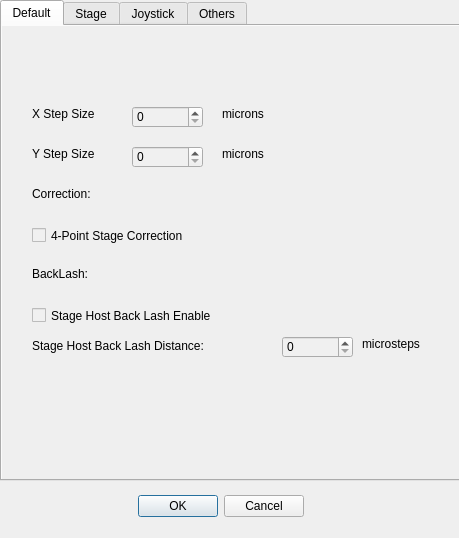
<?xml version="1.0" encoding="UTF-8"?>
<ui version="4.0">
 <class>Dialog</class>
 <widget class="QDialog" name="Dialog">
  <property name="geometry">
   <rect>
    <x>0</x>
    <y>0</y>
    <width>459</width>
    <height>538</height>
   </rect>
  </property>
  <property name="windowTitle">
   <string>Prior</string>
  </property>
  <property name="modal">
   <bool>true</bool>
  </property>
  <widget class="QDialogButtonBox" name="buttonBox">
   <property name="geometry">
    <rect>
     <x>120</x>
     <y>490</y>
     <width>201</width>
     <height>32</height>
    </rect>
   </property>
   <property name="orientation">
    <enum>Qt::Horizontal</enum>
   </property>
   <property name="standardButtons">
    <set>QDialogButtonBox::Cancel|QDialogButtonBox::Ok</set>
   </property>
   <property name="centerButtons">
    <bool>true</bool>
   </property>
  </widget>
  <widget class="QTabWidget" name="tabWidget">
   <property name="geometry">
    <rect>
     <x>0</x>
     <y>0</y>
     <width>461</width>
     <height>481</height>
    </rect>
   </property>
   <property name="palette">
    <palette>
     <active>
      <colorrole role="Base">
       <brush brushstyle="SolidPattern">
        <color alpha="255">
         <red>240</red>
         <green>240</green>
         <blue>240</blue>
        </color>
       </brush>
      </colorrole>
     </active>
     <inactive>
      <colorrole role="Base">
       <brush brushstyle="SolidPattern">
        <color alpha="255">
         <red>240</red>
         <green>240</green>
         <blue>240</blue>
        </color>
       </brush>
      </colorrole>
     </inactive>
     <disabled>
      <colorrole role="Base">
       <brush brushstyle="SolidPattern">
        <color alpha="255">
         <red>240</red>
         <green>240</green>
         <blue>240</blue>
        </color>
       </brush>
      </colorrole>
     </disabled>
    </palette>
   </property>
   <property name="focusPolicy">
    <enum>Qt::NoFocus</enum>
   </property>
   <property name="autoFillBackground">
    <bool>true</bool>
   </property>
   <property name="tabShape">
    <enum>QTabWidget::Rounded</enum>
   </property>
   <property name="currentIndex">
    <number>0</number>
   </property>
   <property name="tabBarAutoHide">
    <bool>false</bool>
   </property>
   <widget class="QWidget" name="default_param">
    <property name="autoFillBackground">
     <bool>true</bool>
    </property>
    <attribute name="title">
     <string>Default</string>
    </attribute>
    <widget class="QLabel" name="label_11">
     <property name="geometry">
      <rect>
       <x>30</x>
       <y>80</y>
       <width>91</width>
       <height>16</height>
      </rect>
     </property>
     <property name="text">
      <string>X Step Size</string>
     </property>
    </widget>
    <widget class="QSpinBox" name="stepSizeX">
     <property name="geometry">
      <rect>
       <x>130</x>
       <y>80</y>
       <width>71</width>
       <height>22</height>
      </rect>
     </property>
     <property name="maximum">
      <number>1000</number>
     </property>
    </widget>
    <widget class="QLabel" name="label_12">
     <property name="geometry">
      <rect>
       <x>220</x>
       <y>80</y>
       <width>61</width>
       <height>16</height>
      </rect>
     </property>
     <property name="text">
      <string>microns</string>
     </property>
    </widget>
    <widget class="QLabel" name="label_13">
     <property name="geometry">
      <rect>
       <x>30</x>
       <y>120</y>
       <width>91</width>
       <height>16</height>
      </rect>
     </property>
     <property name="text">
      <string>Y Step Size</string>
     </property>
    </widget>
    <widget class="QSpinBox" name="stepSizeY">
     <property name="geometry">
      <rect>
       <x>130</x>
       <y>120</y>
       <width>71</width>
       <height>22</height>
      </rect>
     </property>
     <property name="maximum">
      <number>1000</number>
     </property>
    </widget>
    <widget class="QLabel" name="label_15">
     <property name="geometry">
      <rect>
       <x>30</x>
       <y>160</y>
       <width>101</width>
       <height>16</height>
      </rect>
     </property>
     <property name="text">
      <string>Correction:</string>
     </property>
    </widget>
    <widget class="QCheckBox" name="correction4P">
     <property name="geometry">
      <rect>
       <x>30</x>
       <y>200</y>
       <width>281</width>
       <height>19</height>
      </rect>
     </property>
     <property name="text">
      <string>4-Point Stage Correction</string>
     </property>
    </widget>
    <widget class="QLabel" name="label_16">
     <property name="geometry">
      <rect>
       <x>30</x>
       <y>240</y>
       <width>72</width>
       <height>15</height>
      </rect>
     </property>
     <property name="text">
      <string>BackLash:</string>
     </property>
    </widget>
    <widget class="QCheckBox" name="HBLenable">
     <property name="geometry">
      <rect>
       <x>30</x>
       <y>280</y>
       <width>261</width>
       <height>19</height>
      </rect>
     </property>
     <property name="text">
      <string>Stage Host Back Lash Enable</string>
     </property>
    </widget>
    <widget class="QLabel" name="label_17">
     <property name="geometry">
      <rect>
       <x>30</x>
       <y>310</y>
       <width>251</width>
       <height>20</height>
      </rect>
     </property>
     <property name="text">
      <string>Stage Host Back Lash Distance:</string>
     </property>
    </widget>
    <widget class="QSpinBox" name="HBLD">
     <property name="geometry">
      <rect>
       <x>280</x>
       <y>310</y>
       <width>71</width>
       <height>22</height>
      </rect>
     </property>
     <property name="maximum">
      <number>250</number>
     </property>
    </widget>
    <widget class="QLabel" name="label_18">
     <property name="geometry">
      <rect>
       <x>360</x>
       <y>310</y>
       <width>81</width>
       <height>16</height>
      </rect>
     </property>
     <property name="text">
      <string>microsteps</string>
     </property>
    </widget>
    <widget class="QLabel" name="label_14">
     <property name="geometry">
      <rect>
       <x>220</x>
       <y>120</y>
       <width>61</width>
       <height>16</height>
      </rect>
     </property>
     <property name="text">
      <string>microns</string>
     </property>
    </widget>
   </widget>
   <widget class="QWidget" name="stage">
    <property name="autoFillBackground">
     <bool>true</bool>
    </property>
    <attribute name="title">
     <string>Stage</string>
    </attribute>
    <widget class="QLabel" name="label_2">
     <property name="geometry">
      <rect>
       <x>30</x>
       <y>100</y>
       <width>72</width>
       <height>15</height>
      </rect>
     </property>
     <property name="text">
      <string>Speed:</string>
     </property>
    </widget>
    <widget class="QSpinBox" name="speed">
     <property name="geometry">
      <rect>
       <x>90</x>
       <y>100</y>
       <width>91</width>
       <height>22</height>
      </rect>
     </property>
     <property name="maximum">
      <number>10000</number>
     </property>
    </widget>
    <widget class="QLabel" name="label_3">
     <property name="geometry">
      <rect>
       <x>190</x>
       <y>100</y>
       <width>72</width>
       <height>15</height>
      </rect>
     </property>
     <property name="text">
      <string>microns/s</string>
     </property>
    </widget>
    <widget class="QLabel" name="label_4">
     <property name="geometry">
      <rect>
       <x>30</x>
       <y>150</y>
       <width>101</width>
       <height>16</height>
      </rect>
     </property>
     <property name="text">
      <string>Acceleration:</string>
     </property>
    </widget>
    <widget class="QSpinBox" name="acceleteation">
     <property name="geometry">
      <rect>
       <x>140</x>
       <y>150</y>
       <width>91</width>
       <height>22</height>
      </rect>
     </property>
     <property name="maximum">
      <number>28560</number>
     </property>
    </widget>
    <widget class="QLabel" name="label_5">
     <property name="geometry">
      <rect>
       <x>250</x>
       <y>150</y>
       <width>101</width>
       <height>16</height>
      </rect>
     </property>
     <property name="text">
      <string>microns/s/s</string>
     </property>
    </widget>
    <widget class="QLabel" name="label_6">
     <property name="geometry">
      <rect>
       <x>30</x>
       <y>200</y>
       <width>101</width>
       <height>16</height>
      </rect>
     </property>
     <property name="text">
      <string>Curve:</string>
     </property>
    </widget>
    <widget class="QSpinBox" name="curve">
     <property name="geometry">
      <rect>
       <x>90</x>
       <y>200</y>
       <width>91</width>
       <height>22</height>
      </rect>
     </property>
     <property name="maximum">
      <number>1000</number>
     </property>
    </widget>
    <widget class="QLabel" name="label_7">
     <property name="geometry">
      <rect>
       <x>200</x>
       <y>200</y>
       <width>121</width>
       <height>16</height>
      </rect>
     </property>
     <property name="text">
      <string>microns/s/s/s</string>
     </property>
    </widget>
    <widget class="QLabel" name="label_8">
     <property name="geometry">
      <rect>
       <x>50</x>
       <y>310</y>
       <width>51</width>
       <height>51</height>
      </rect>
     </property>
     <property name="text">
      <string/>
     </property>
     <property name="pixmap">
      <pixmap>icons/warning_fill.png</pixmap>
     </property>
     <property name="scaledContents">
      <bool>true</bool>
     </property>
    </widget>
    <widget class="QLabel" name="label_9">
     <property name="geometry">
      <rect>
       <x>110</x>
       <y>300</y>
       <width>451</width>
       <height>61</height>
      </rect>
     </property>
     <property name="text">
      <string>Stage may stop working 
under certain setup conditions</string>
     </property>
    </widget>
   </widget>
   <widget class="QWidget" name="joystick">
    <property name="autoFillBackground">
     <bool>true</bool>
    </property>
    <attribute name="title">
     <string>Joystick</string>
    </attribute>
    <widget class="QLabel" name="label">
     <property name="geometry">
      <rect>
       <x>30</x>
       <y>70</y>
       <width>181</width>
       <height>16</height>
      </rect>
     </property>
     <property name="text">
      <string>Joystick Speed</string>
     </property>
    </widget>
    <widget class="QSpinBox" name="joySpeed">
     <property name="geometry">
      <rect>
       <x>150</x>
       <y>70</y>
       <width>91</width>
       <height>22</height>
      </rect>
     </property>
     <property name="suffix">
      <string>%</string>
     </property>
     <property name="prefix">
      <string/>
     </property>
     <property name="maximum">
      <number>100</number>
     </property>
    </widget>
    <widget class="QCheckBox" name="joyXrever">
     <property name="geometry">
      <rect>
       <x>30</x>
       <y>110</y>
       <width>181</width>
       <height>19</height>
      </rect>
     </property>
     <property name="text">
      <string>Joy X reverse</string>
     </property>
    </widget>
    <widget class="QCheckBox" name="joyYrever">
     <property name="geometry">
      <rect>
       <x>30</x>
       <y>150</y>
       <width>181</width>
       <height>19</height>
      </rect>
     </property>
     <property name="text">
      <string>Joy Y reverse</string>
     </property>
    </widget>
    <widget class="QCheckBox" name="HostXrever">
     <property name="geometry">
      <rect>
       <x>30</x>
       <y>190</y>
       <width>171</width>
       <height>19</height>
      </rect>
     </property>
     <property name="text">
      <string>Host X reverse</string>
     </property>
    </widget>
    <widget class="QCheckBox" name="HostYrever">
     <property name="geometry">
      <rect>
       <x>30</x>
       <y>230</y>
       <width>141</width>
       <height>19</height>
      </rect>
     </property>
     <property name="text">
      <string>Host Y reverse</string>
     </property>
    </widget>
    <widget class="QCheckBox" name="joystickEnable">
     <property name="geometry">
      <rect>
       <x>30</x>
       <y>270</y>
       <width>161</width>
       <height>19</height>
      </rect>
     </property>
     <property name="text">
      <string>Joystick enable</string>
     </property>
    </widget>
   </widget>
   <widget class="QWidget" name="others">
    <property name="autoFillBackground">
     <bool>true</bool>
    </property>
    <attribute name="title">
     <string>Others</string>
    </attribute>
    <widget class="QLabel" name="label_19">
     <property name="geometry">
      <rect>
       <x>40</x>
       <y>20</y>
       <width>101</width>
       <height>16</height>
      </rect>
     </property>
     <property name="text">
      <string>Stage Params</string>
     </property>
    </widget>
    <widget class="QLineEdit" name="Description">
     <property name="geometry">
      <rect>
       <x>40</x>
       <y>50</y>
       <width>113</width>
       <height>21</height>
      </rect>
     </property>
     <property name="text">
      <string>USER</string>
     </property>
    </widget>
    <widget class="QLabel" name="label_20">
     <property name="geometry">
      <rect>
       <x>170</x>
       <y>50</y>
       <width>101</width>
       <height>16</height>
      </rect>
     </property>
     <property name="text">
      <string>Description</string>
     </property>
    </widget>
    <widget class="QLineEdit" name="Xtravel">
     <property name="geometry">
      <rect>
       <x>40</x>
       <y>90</y>
       <width>113</width>
       <height>21</height>
      </rect>
     </property>
     <property name="text">
      <string>114</string>
     </property>
    </widget>
    <widget class="QLabel" name="label_21">
     <property name="geometry">
      <rect>
       <x>170</x>
       <y>90</y>
       <width>101</width>
       <height>16</height>
      </rect>
     </property>
     <property name="text">
      <string>X Travel(mm)</string>
     </property>
    </widget>
    <widget class="QLineEdit" name="Ytravel">
     <property name="geometry">
      <rect>
       <x>40</x>
       <y>130</y>
       <width>113</width>
       <height>21</height>
      </rect>
     </property>
     <property name="text">
      <string>75</string>
     </property>
    </widget>
    <widget class="QLabel" name="label_22">
     <property name="geometry">
      <rect>
       <x>170</x>
       <y>130</y>
       <width>101</width>
       <height>16</height>
      </rect>
     </property>
     <property name="text">
      <string>Y Travel(mm)</string>
     </property>
    </widget>
    <widget class="QLabel" name="label_23">
     <property name="geometry">
      <rect>
       <x>170</x>
       <y>170</y>
       <width>151</width>
       <height>16</height>
      </rect>
     </property>
     <property name="text">
      <string>Micro Steps/micron</string>
     </property>
    </widget>
    <widget class="QLabel" name="label_24">
     <property name="geometry">
      <rect>
       <x>40</x>
       <y>250</y>
       <width>101</width>
       <height>16</height>
      </rect>
     </property>
     <property name="text">
      <string>Encoder</string>
     </property>
    </widget>
    <widget class="QCheckBox" name="encoderEnable">
     <property name="geometry">
      <rect>
       <x>40</x>
       <y>280</y>
       <width>201</width>
       <height>19</height>
      </rect>
     </property>
     <property name="text">
      <string>Stage Encoder Enable</string>
     </property>
    </widget>
    <widget class="QSpinBox" name="microStep">
     <property name="geometry">
      <rect>
       <x>40</x>
       <y>170</y>
       <width>111</width>
       <height>22</height>
      </rect>
     </property>
     <property name="maximum">
      <number>250</number>
     </property>
    </widget>
   </widget>
  </widget>
 </widget>
 <resources/>
 <connections>
  <connection>
   <sender>buttonBox</sender>
   <signal>accepted()</signal>
   <receiver>Dialog</receiver>
   <slot>accept()</slot>
   <hints>
    <hint type="sourcelabel">
     <x>248</x>
     <y>254</y>
    </hint>
    <hint type="destinationlabel">
     <x>157</x>
     <y>274</y>
    </hint>
   </hints>
  </connection>
  <connection>
   <sender>buttonBox</sender>
   <signal>rejected()</signal>
   <receiver>Dialog</receiver>
   <slot>reject()</slot>
   <hints>
    <hint type="sourcelabel">
     <x>316</x>
     <y>260</y>
    </hint>
    <hint type="destinationlabel">
     <x>286</x>
     <y>274</y>
    </hint>
   </hints>
  </connection>
 </connections>
</ui>
